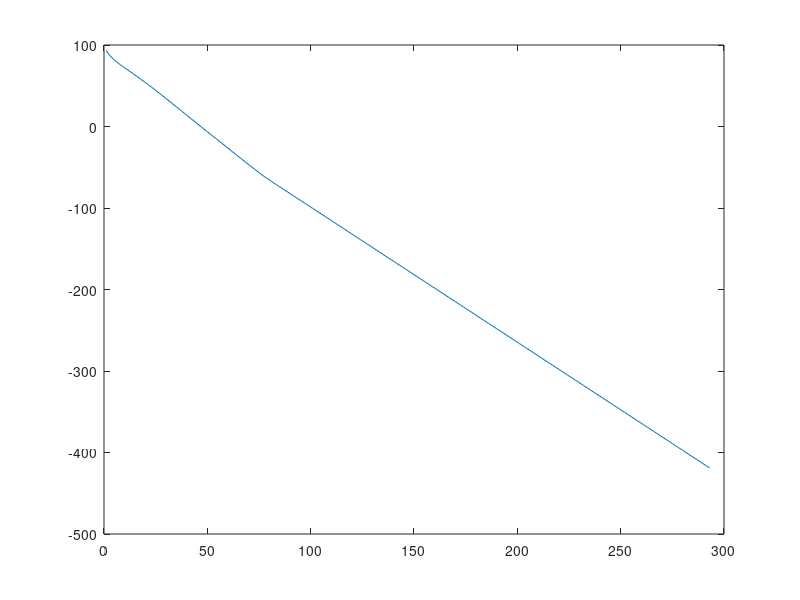
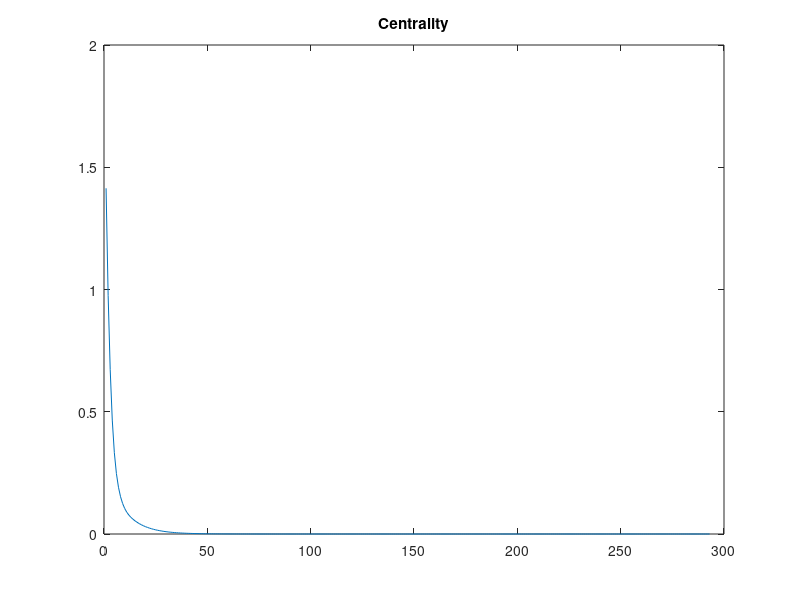

These figures' MATLAB source, in order:
%In this test we solve the atd direction and change all variables but s,
%When lambda is small enough we change all variables and achieve linear feasibility.
format compact
 close all
%Define a feasible lp
m = 10;
n = 20;

A = randn(m,n);
x_0 = rand(n,1);
s_0 = rand(n,1);
b = A*x_0;
c = A'*randn(m,1)+s_0;

%Define some initial points 
x_0 = rand(n,1);
s_0 = rand(n,1);
x_0(1) = 1.e-15;
s_0(1) = 1.e-15;
y_0 = randn(m,1);
t_0 = 1;
k_0 = 1;
o_0 = 1;

%Form the initial residuals
pr = -A*x_0+t_0*b;
dr = A'*y_0+s_0-t_0*c;
gr = c'*x_0-b'*y_0+k_0;
mu_0 = x_0'*s_0+t_0*k_0;
mu_0 = mu_0/(n+1);

G =[ [zeros(m)   A    -b  pr];...
     [-A'     zeros(n) c  dr];...
     [b'        -c'    0  gr];
     [-pr'      -dr'  -gr 0 ]];

rho = (n+sqrt(n));
sigma = n/rho;

%------------------------------------------
max_iter = 1360;
phi = @(x,s,t,k) -sum(log(x))+1/(2*(x'*s+t*k)^2)*(s.*x)'*(s.*x)-2*s'*x/(x'*s+t*k)-log(t)-log(k)+rho*log(x'*s+t*k);
cent = @(x,s,t,k) norm([x;t].*[s;k]-(x'*s+t*k)/(n+1));
cent_hist = zeros(max_iter,1);
phi_hist = zeros(max_iter,1);
%-----------------------------------------


i = 0;
k = k_0;
t = t_0;
x = x_0;
y = y_0;
s = s_0;
o = o_0;
mu = mu_0;
for iter = 1:max_iter
    %Evaluate the potential
    phi_hist(iter) = phi(x,s,t,k);
    cent_hist(iter) = cent(x,s,t,k);
    
%Solve for the direction
    %Evaluate the hessian
    muH = mu*diag(x.^(-2));
    mkot = mu*k/t; 

    %Evaluate the residuals
    pra = A*x-t*b+o*pr;
    dra = -A'*y-s+t*c+o*dr;
    gra = b'*y-c'*x + o*gr -k;
    thra= -pr'*y-dr'*x-gr*t+mu_0*(n+1);
    npra = norm(pra);
    ndra = norm(dra);
    ngra = norm(gra);
    nthra= norm(thra);
    %form the rhs
    rhs = ...
    [zeros(m,1);...
    -s+mu*sigma*x.^(-1);...
    -k+mu*sigma*1/t;...
    0];

    G(m+1:m+n,m+1:m+n) = muH;
    G(m+n+1,m+n+1)     = mkot;

    %Solve for the direction
    d   = G\rhs;
    dy  = d(1:m);
    dx  = d(m+1:m+n);
    dt  = d(m+n+1);
    dth = d(m+n+2);
    ds  = rhs(m+1:n+m)-muH*dx;
    dk  = rhs(m+n+1)-mkot*dt;

    %Numerical erro
    n_err = G*d-rhs;
    nn_err=norm(n_err);

%Calculate lambda
    lambda = (dx./x)'*(dx./x)+dt^2*k/t+dk^2*t/k;
    lambda = sqrt(lambda);
    alpha = 1/(1+lambda);

    %Infeasibility of the full dual step
    dual_inf = min(s+ds);
    fprintf('Iter %i: lambda %3.3d, mu %3.3d, ||dr||: %3.3d, ||pr||: %3.3d, ||gr||: %3.3d, ||thra|| %3.3d, s_: %3.3d, norm err: %3.3d, inf s%3.3d',iter,lambda,mu,ndra,npra,ngra,nthra,dual_inf,nn_err,min(s));
    
   if(min(s)<0)
    fprintf('**')
   end
%Take the step on all but s
    y = y+alpha*dy;
    x = x+alpha*dx;
    s = s+alpha*ds;
    t = t+alpha*dt;
    k = k+alpha*dk;
    o = o+alpha*dth;
%Update mu 
    mu = x'*s+t*k;
    mu = mu/(n+1);
    fprintf('\n')
  
    if(mu < 1.e-16 || min(x) <0 || t<0 ||k <0 )
        if(min(x)<0)
            fprintf('Primal is infeasible!');
        end
        if(t<0)
            fprintf('Tau infeasible');
        end
        if(k<0)
            fprintf('Kappa infeasible');
        end
        if(mu<1.e-16)
            fprintf('Mu < 1.e-16')
            fprintf('Mu %f\n',mu)
        end
        phi_hist = phi_hist(1:iter);
        cent_hist = cent_hist(1:iter);
        break

    end

end
plot(phi_hist)
figure 
plot(cent_hist)
title('Centrality')
fprintf('\n')

